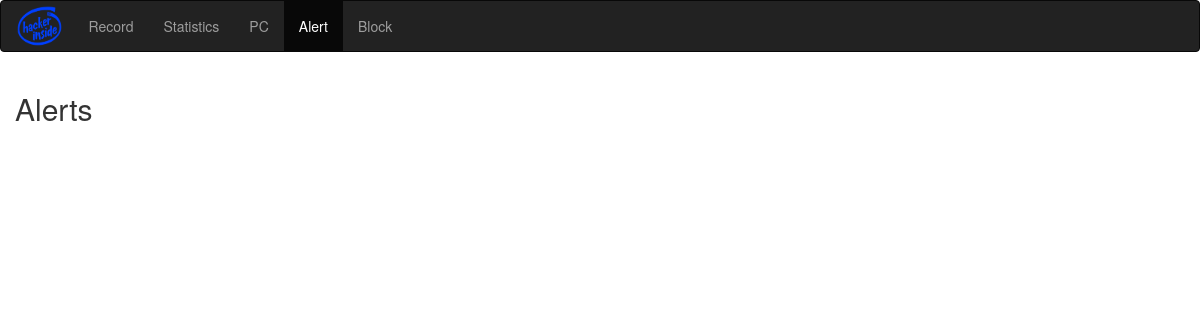
Before: /alert.php with the older database file.
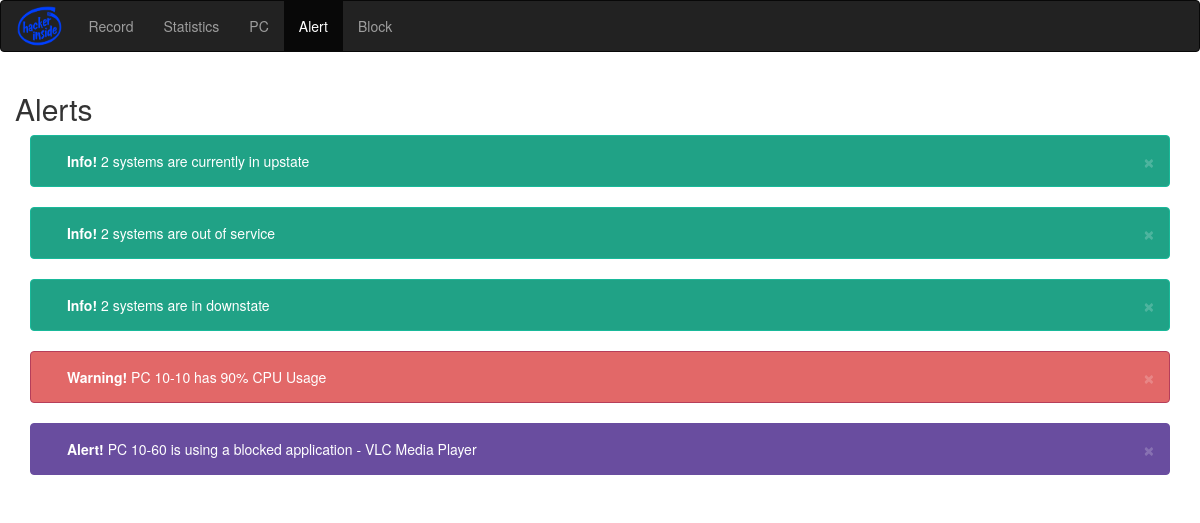
After: the same page with the newer database file.
### tables this page shows
CREATE TABLE `alerts` (
  `a_id` int(10) NOT NULL,
  `a_type` varchar(10) NOT NULL DEFAULT 'Info!',
  `a_message` varchar(100) NOT NULL,
  `a_color` varchar(20) NOT NULL DEFAULT 'alert-success-alt'
);

### alert.php (the view, shortened to what this page needs)
<!DOCTYPE html>
<html lang="en">
  <head>
    <link href="css/bootstrap.min.css" rel="stylesheet">
     <link rel="stylesheet" type="text/css" href="css/decor.css">
	 <link rel="stylesheet" type="text/css" href="css/alert.css">
  </head>
  <body>
<nav class="navbar navbar-inverse">
  <div class="container-fluid">
    <div class="navbar-header">
      <a class="navbar-brand" href="#"><img id="logo" src = "img/logo1.png"></a>
    </div>
    <div class="collapse navbar-collapse" id="bs-example-navbar-collapse-1">
      <ul class="nav navbar-nav">
        <li><a href="record.php">Record<span class="sr-only">(current)</span></a></li>
        <li><a href="statistics.php">Statistics</a></li>
        <li><a href="pc.php">PC</a></li>
        <li class="active"><a href="alert.php">Alert</a></li>
        <li><a href="block.php">Block</a></li>
      </ul>
    </div>
  </div>
</nav>
<div class="container">
    <div class="row">
        <h2>
            Alerts</h2>
        <div class="col-md-12">
		<?php
			$sql = "SELECT * FROM alerts";
			if($result = mysql_query($sql)){
			while($row = mysql_fetch_array($result)){
				$a_class = "alert ".$row['a_color']." alert-dismissable";
				echo "<div class='".$a_class."'><span class='glyphicon glyphicon-signal'></span>";
                echo "<button type='button' class='close' data-dismiss='alert' aria-hidden='true'>
                    ×</button><strong>".$row['a_type']."</strong> <a href='http://www.jquery2dotnet.com'
                        target='_blank'></a>".$row['a_message']."</div>";
			}
			}
		?>
		</div>
    </div>
</div>
  </body>
</html>

Changed rows visible on the page:
added alerts: a_type "Info!", a_message "2 systems are currently in upstate"
added alerts: a_type "Info!", a_message "2 systems are out of service"
added alerts: a_type "Info!", a_message "2 systems are in downstate"
added alerts: a_type "Warning!", a_message "PC 10-10 has 90% CPU Usage", a_color "alert-danger-alt" (drawn)
added alerts: a_type "Alert!", a_message "PC 10-60 is using a blocked application - VLC Media Player", a_color "alert-purple" (drawn)
